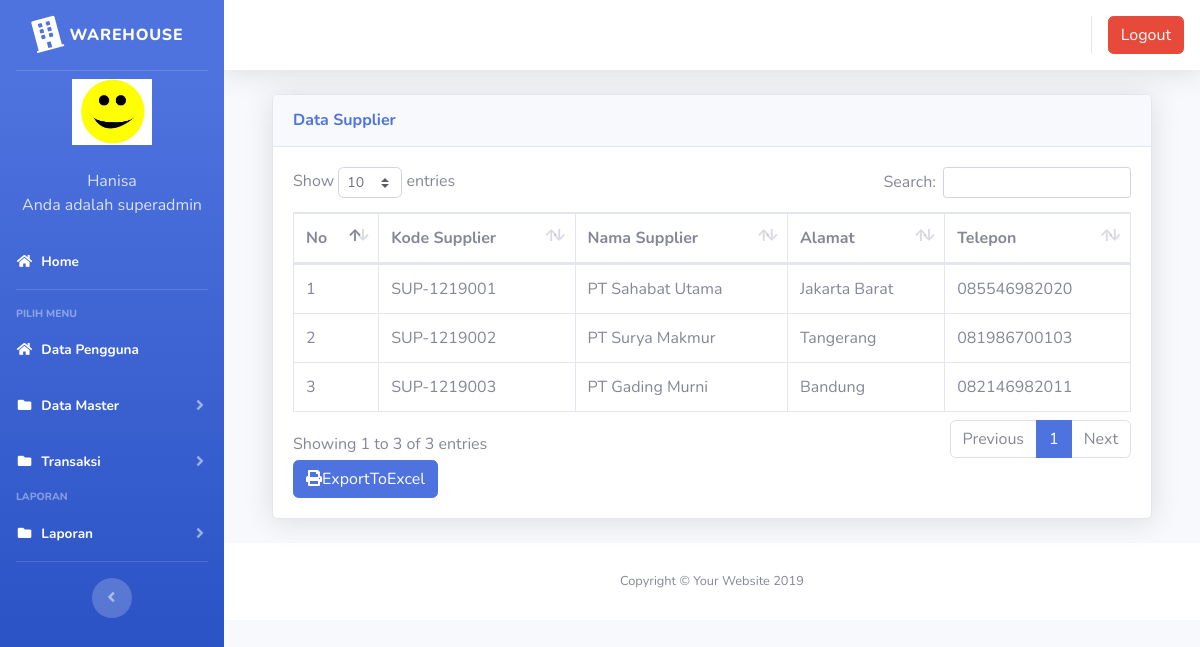
The page /index3.php?page=laporan_supplier (signed in) on the database its author committed.
### tables this page shows
CREATE TABLE `users` (
  `id` int(11) NOT NULL,
  `nik` varchar(10) NOT NULL,
  `nama` varchar(100) NOT NULL,
  `alamat` varchar(200) NOT NULL,
  `telepon` varchar(100) NOT NULL,
  `username` varchar(100) NOT NULL,
  `password` varchar(100) NOT NULL,
  `level` varchar(25) NOT NULL DEFAULT 'member',
  `foto` varchar(25) NOT NULL
);

CREATE TABLE `tb_supplier` (
  `id` int(100) NOT NULL,
  `kode_supplier` varchar(100) NOT NULL,
  `nama_supplier` varchar(100) NOT NULL,
  `alamat` varchar(100) NOT NULL,
  `telepon` varchar(15) NOT NULL
);

### page/laporan/laporan_supplier.php (the view, shortened to what this page needs)
<div class="container-fluid">
  <div class="card shadow mb-4">
    <div class="card-header py-3">
      <h6 class="m-0 font-weight-bold text-primary">Data Supplier</h6>
    </div>
    <div class="card-body">
      <div class="table-responsive">
        <table class="table table-bordered" id="dataTable" width="100%" cellspacing="0">
        <thead>
                                <tr>
			<th>No</th>
			<th>Kode Supplier</th>
			<th>Nama Supplier</th>
			<th>Alamat</th>
			<th>Telepon</th>
                                </tr>
		</thead>
          <tbody>
            <?php
	$no = 1;
	$sql = $koneksi->query("select * from tb_supplier");
	while ($data = $sql->fetch_assoc()) {
	?>
                                <tr>
                                    <td><?php echo $no++; ?></td>
			<td><?php echo $data['kode_supplier'] ?></td>
			<td><?php echo $data['nama_supplier'] ?></td>
			<td><?php echo $data['alamat'] ?></td>
			<td><?php echo $data['telepon'] ?></td>
                                </tr>
	<?php }?>
		   </tbody>
                        </table>
<a href="page/laporan/export_laporan_supplier_excel.php"  class="btn btn-primary" style="margin-top:8 px"><i class="fa fa-print"></i>ExportToExcel</a>
      </div>
    </div>
  </div>
</div>

### index3.php (shortened to what this page needs)
<?php
	$koneksi = new mysqli("localhost","root","","inventori");
	?>
<!DOCTYPE html>
<html lang="en">
<head>
  <link href="vendor/fontawesome-free/css/all.min.css" rel="stylesheet" type="text/css">
  <link href="css/sb-admin-2.min.css" rel="stylesheet">
  <link href="vendor/datatables/dataTables.bootstrap4.min.css" rel="stylesheet">
</head>
<body id="page-top">
  <div id="wrapper">
    <ul class="navbar-nav bg-gradient-primary sidebar sidebar-dark accordion" id="accordionSidebar">
      <a class="sidebar-brand d-flex align-items-center justify-content-center" href="index3.php">
        <div class="sidebar-brand-icon rotate-n-15">
          <i class="fas fa-building"></i>
        </div>
        <div class="sidebar-brand-text mx-2">WareHouse</div>
      </a>
      <hr class="sidebar-divider my-0">
 <?php
   if ($_SESSION['superadmin']) {
	   $user = $_SESSION['superadmin'];
   }
   $sql =$koneksi->query("select * from users where id='$user'");
   $data = $sql->fetch_assoc();
   ?>
    <li class="d-flex align-items-center justify-content-center">
        <a class="nav-link">
		 <img src="img/<?php echo $data['foto']?>" class="img-circle" width="80" alt="User"/></a>
	  </li>
		 <li class="nav-item ">
        <a class="nav-link">
         	<div class="d-flex align-items-center justify-content-center" class="name">  <?php echo  $data['nama'];?></div></font>
			<div class="d-flex align-items-center justify-content-center" class="email">Anda adalah <?php echo $data['level'];?></div>
		 </a>
      </li>
      <li class="nav-item active">
        <a class="nav-link" href="?page=home3">
          <i class="fas fa-fw fa-home"></i>
          <span>Home</span></a>
      </li>
      <hr class="sidebar-divider">
      <div class="sidebar-heading">
        Pilih Menu
      </div>
	    <li class="nav-item active">
        <a class="nav-link" href="?page=pengguna">
          <i class="fas fa-fw fa-home"></i>
          <span>Data Pengguna</span></a>
      </li>
	   <li class="nav-item active">
        <a class="nav-link collapsed" href="#" data-toggle="collapse" data-target="#collapseData" aria-expanded="true" aria-controls="collapseData">
          <i class="fas fa-fw fa-folder"></i>
          <span>Data Master</span>
        </a>
      </li>
	    <li class="nav-item active">
        <a class="nav-link collapsed" href="#" data-toggle="collapse" data-target="#collapsePages" aria-expanded="true" aria-controls="collapsePages">
          <i class="fas fa-fw fa-folder"></i>
          <span>Transaksi</span>
        </a>
      </li>
      <div class="sidebar-heading">
        Laporan
      </div>
	     <li class="nav-item active">
        <a class="nav-link collapsed" href="#" data-toggle="collapse" data-target="#collapseLaporan" aria-expanded="true" aria-controls="collapseLaporan">
          <i class="fas fa-fw fa-folder"></i>
          <span>Laporan</span>
        </a>
      </li>
      <hr class="sidebar-divider d-none d-md-block">
      <div class="text-center d-none d-md-inline">
        <button class="rounded-circle border-0" id="sidebarToggle"></button>
      </div>
    </ul>
    <div id="content-wrapper" class="d-flex flex-column">
      <div id="content">
        <nav class="navbar navbar-expand navbar-light bg-white topbar mb-4 static-top shadow">
          <ul class="navbar-nav ml-auto">
            <li class="nav-item dropdown no-arrow">
			 <div class="top-menu">
        <ul class="nav pull-right top-menu">
           <li><a onclick="return confirm('Apakah anda yakin akan logout?')" class="btn btn-danger" class="logout" href="logout.php">Logout</a></li>
        </ul>
      </div>
            </li>
          </ul>
        </nav>
        <div class="container-fluid">
		 <section class="content">
		      <?php
			   $page = $_GET['page'];
			   $aksi = $_GET['aksi'];
			      if ($page == "laporan_supplier") {
				   if ($aksi == "") {
					   include "page/laporan/laporan_supplier.php";
				   }
				  }
			   ?>
    </section>
</div>
      <footer class="sticky-footer bg-white">
        <div class="container my-auto">
          <div class="copyright text-center my-auto">
            <span>Copyright &copy; Your Website 2019</span>
          </div>
        </div>
      </footer>
    </div>
  </div>
  </div>
</body>
</html>

### rows shown on the page
users: foto (picture), nama "Hanisa", level "superadmin"
tb_supplier: kode_supplier "SUP-1219001", nama_supplier "PT Sahabat Utama", alamat "Jakarta Barat", telepon "085546982020"
tb_supplier: kode_supplier "SUP-1219002", nama_supplier "PT Surya Makmur", alamat "Tangerang", telepon "081986700103"
tb_supplier: kode_supplier "SUP-1219003", nama_supplier "PT Gading Murni", alamat "Bandung", telepon "082146982011"
